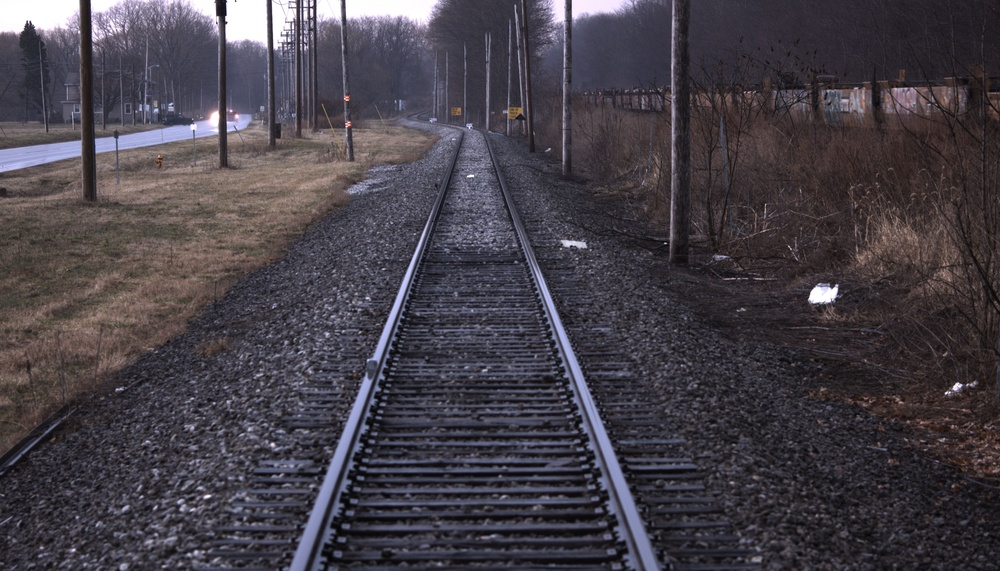
#> input picture src/video/alvium.jpeg, 1000 x 571 px, shrunk from 5328 x 3040 before the run
$ python -i utils.py   (imports and definitions only)
#> lines starting #> are read from the running program, lines starting #| are printed output that depends on the picture
#> further down, picture is the input picture: shape (571, 1000, 3); mean B, G, R 72.8, 64.9, 70.2
import cv2
import numpy as np

def adjust_contrast(img):
    lab= cv2.cvtColor(img, cv2.COLOR_BGR2LAB)
#> lab: shape (571, 1000, 3); mean of channels 0, 1, 2 70.6, 132.1, 124.1
    l_channel, a, b = cv2.split(lab)
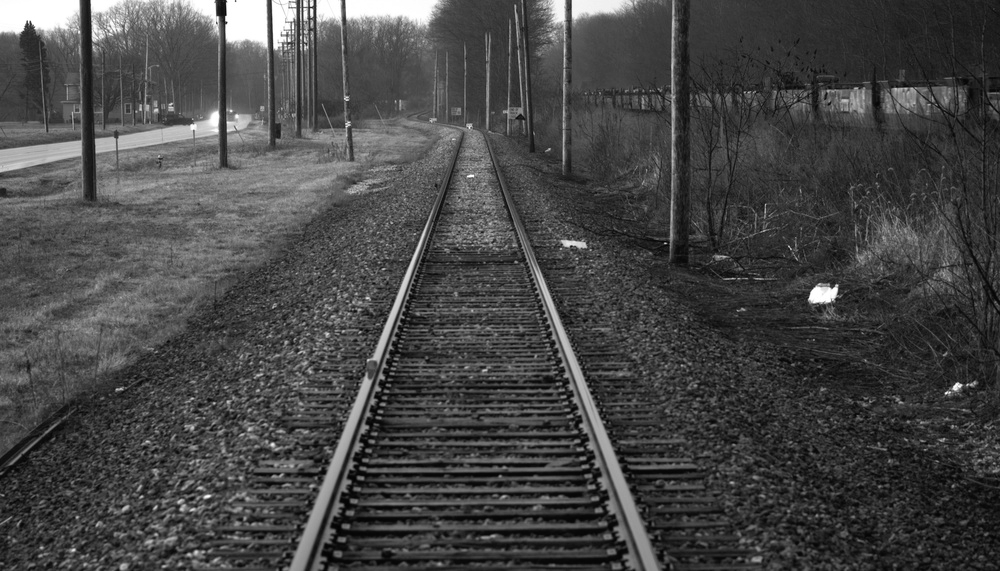
#> l_channel: shape (571, 1000); min 1, max 255, mean 70.6
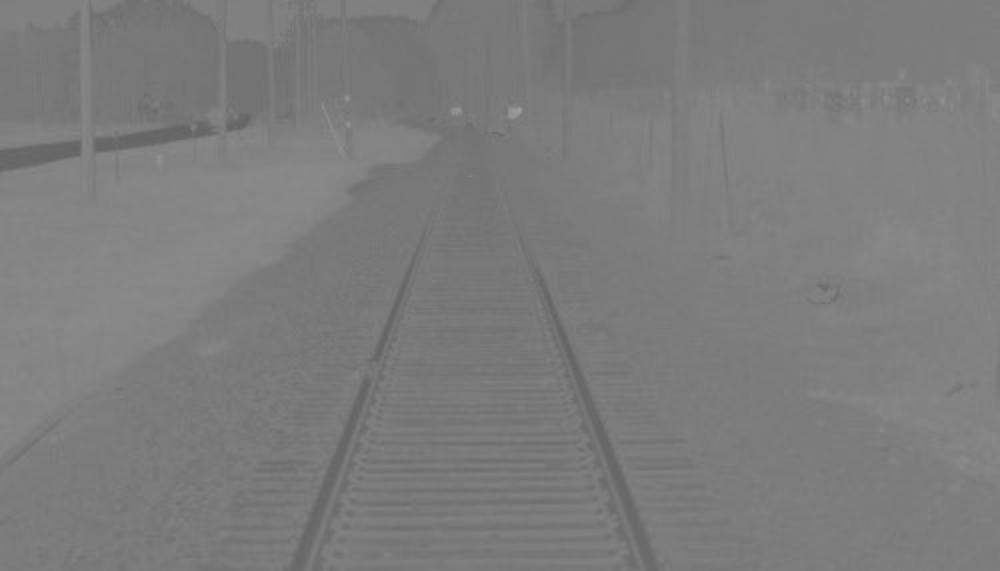
#> b: shape (571, 1000); min 99, max 160, mean 124.1

    # Applying CLAHE to L-channel
    # feel free to try different values for the limit and grid size:
    clahe = cv2.createCLAHE(clipLimit=1.0, tileGridSize=(4,4))
    cl = clahe.apply(l_channel)
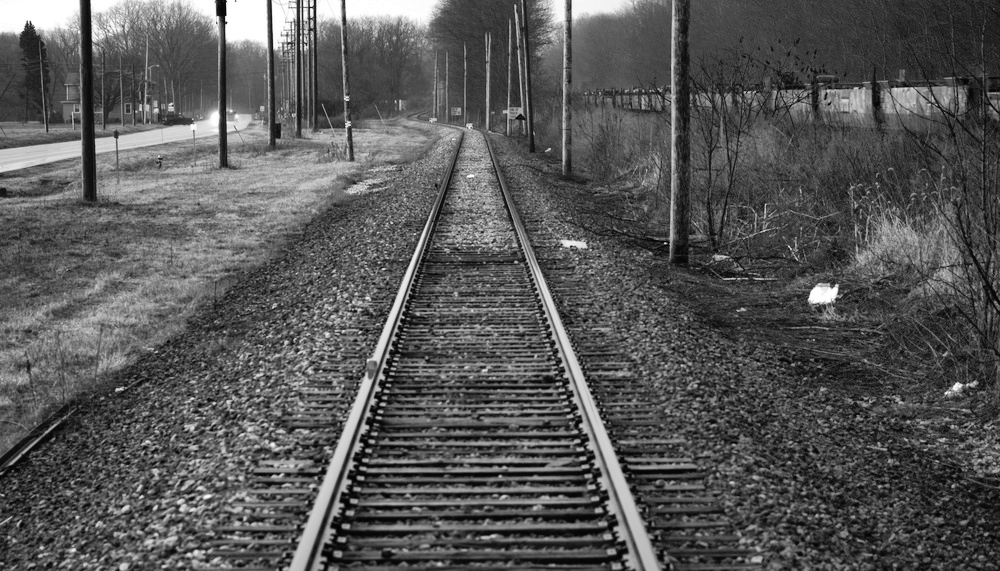
#> cl: shape (571, 1000); min 1, max 255, mean 87.5

    # merge the CLAHE enhanced L-channel with the a and b channel
    limg = cv2.merge((cl,a,b))
#> limg: shape (571, 1000, 3); mean of channels 0, 1, 2 87.5, 132.1, 124.1

    # Converting image from LAB Color model to BGR color spcae
    enhanced_img = cv2.cvtColor(limg, cv2.COLOR_LAB2BGR)
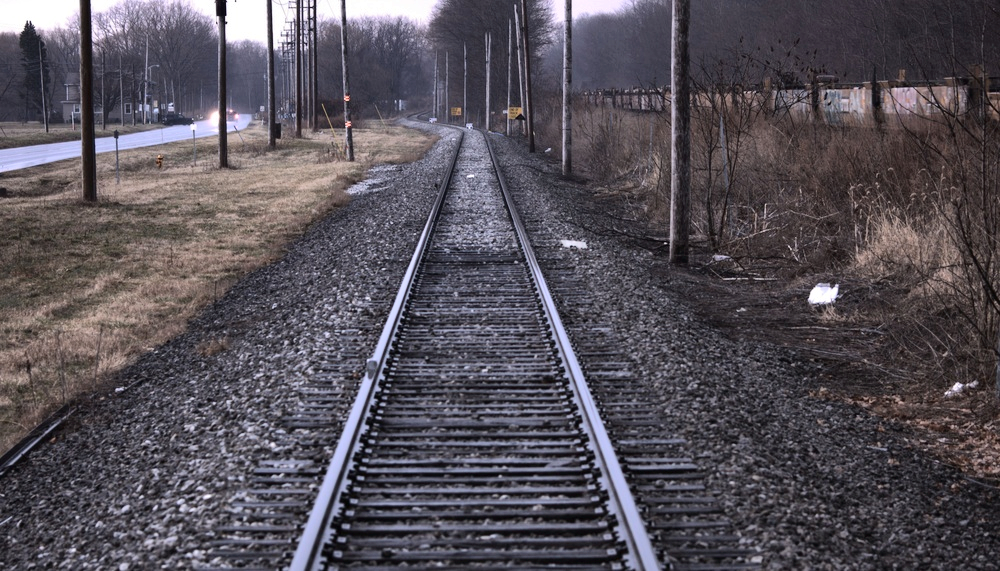
#> enhanced_img: shape (571, 1000, 3); mean B, G, R 88.7, 80.7, 86.1

    # Stacking the original image with the enhanced image
    return enhanced_img

def adjust_vibrance(vibrance: float, img):
    hsv = cv2.cvtColor(img, cv2.COLOR_BGR2HSV)
    h, s, v = cv2.split(hsv)
    print(np.amax(s), np.amin(s), s.dtype)

    # create 256 element non-linear LUT for sigmoidal function
    # see https://en.wikipedia.org/wiki/Sigmoid_function
    xval = np.arange(0, 256)
    lut = (255*np.tanh(vibrance*xval/255)/np.tanh(1)+0.5).astype(np.uint8)

    # apply lut to saturation channel
    new_s = cv2.LUT(s,lut)

    # combine new_s with original h and v channels
    new_hsv = cv2.merge([h,new_s,v])

    # convert back to BGR
    result =  cv2.cvtColor(new_hsv,  cv2.COLOR_HSV2RGB)
    return result

def increase_sharpening(cv2_img):
    # create a sharpening kernel
    sharpen_filter=np.array([[-1,-1,-1],
                             [-1,9,-1],
                             [-1,-1,-1]])

    # applying kernels to the input image to get the sharpened image
    return cv2.filter2D(cv2_img,-1,sharpen_filter)

>>> import cv2
>>> picture = cv2.imread('../../video/alvium.jpeg')
>>> result = adjust_contrast(picture)
